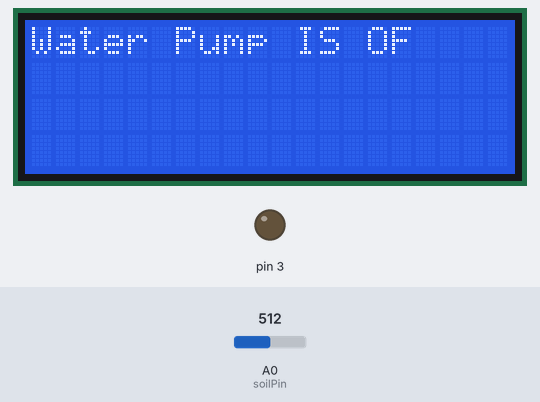
A sketch run on a simulated Arduino Uno, built with avr-gcc and run on an emulated ATmega328P. On the bench: 20×4 character LCD, output pins drawn as LEDs (lit = HIGH). The test bench sets the inputs (shaded band); at power-on: A0 (soilPin) = 512. Pins used as bus, display or sensor lines are not drawn; what the sketch prints to the serial monitor is not drawn.

Above: at 1.6 s.
1.7 s: A0 (soilPin) set to 109
4.3 s: A0 (soilPin) set to 92
At 7.3 s:
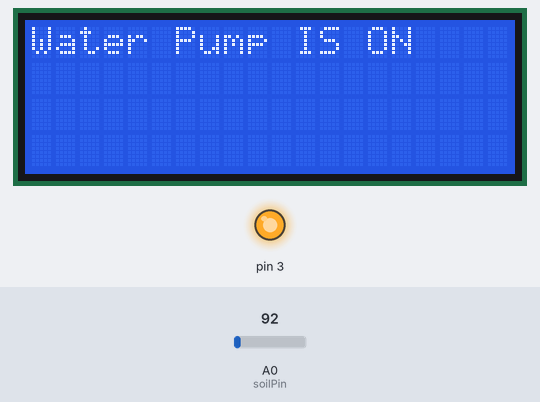
7.7 s: A0 (soilPin) set to 110
At 10.1 s:
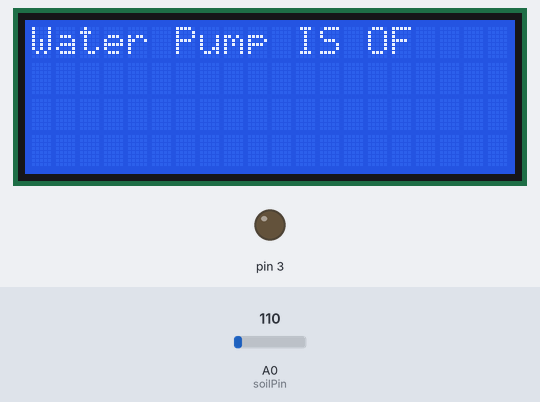
10.8 s: A0 (soilPin) set to 90
At 12.9 s:
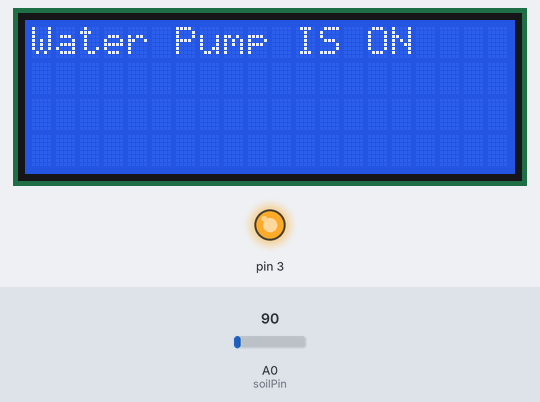
Timing chart, 0 to 14.4 s (numbered marks = the images above; inputs shaded):
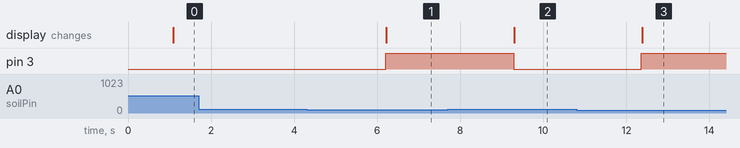

The sketch:

eksamen_kode.ino
```cpp
#include <Wire.h>
#include <LiquidCrystal_I2C.h>
 LiquidCrystal_I2C lcd(0x27,20,4);  // Sett LCD-adressen til 0x27 for en 16 tegn og 2 linjers skjerm

int val = 0;
//Deklarer en variabel for soil moisture sensor
int soilPin = A0;
int soilPower = 7;//Variabel for Soil moisture Power
int sensorValue;


void setup() {
  Serial.begin(9600);
  lcd.init();
  lcd.backlight();
  lcd.clear();
  Serial.begin(9600);

  //soil moisture sensor
  pinMode(soilPower, OUTPUT);
  digitalWrite(soilPower, LOW);
  //vannpumpe-Motor
  pinMode(3, OUTPUT);

}

void loop() {

  Serial.println(readSoil());

  //Denne tidsrammen på 1 sekund brukes slik at du kan teste sensoren og se den endres i sanntid.
  //Tar en lesning hvert sekund
  delay(1000);
  float getVoltage(int pin);


  if (val > 100) {
    digitalWrite(3, LOW);
    lcd.setCursor(0, 0);
    lcd.print("Water Pump IS OF");
  }

  else {
    digitalWrite(3, HIGH);
    lcd.setCursor(0, 0);
    lcd.print("Water Pump IS ON ");

  }
}

//Dette er en funksjon som brukes for å få soil moisture content
int readSoil()
{
    digitalWrite(soilPower, HIGH);//turn D7 "On"
    //vent 10 millisekunder
    delay(10);
    val = analogRead(soilPin);//Read the SIG value form sensor
    digitalWrite(soilPower, LOW);//turn D7 "Off"
    return val;//send current moisture verdig
}
```

Measured:
- the behaviour switches between 101 and 100 on A0 (soilPin) (found by bisection; images 0 and 1)
- after the input at 1.7 s, every drawn part: stays the same
- after the input at 4.3 s, pin 3: LOW → HIGH after 1.9 s; the display: changes after 1.9 s (image 1)
- after the input at 7.7 s, pin 3: HIGH → LOW after 1.6 s; the display: changes after 1.6 s (image 2)
- after the input at 10.8 s, pin 3: LOW → HIGH after 1.6 s; the display: changes after 1.6 s (image 3)
